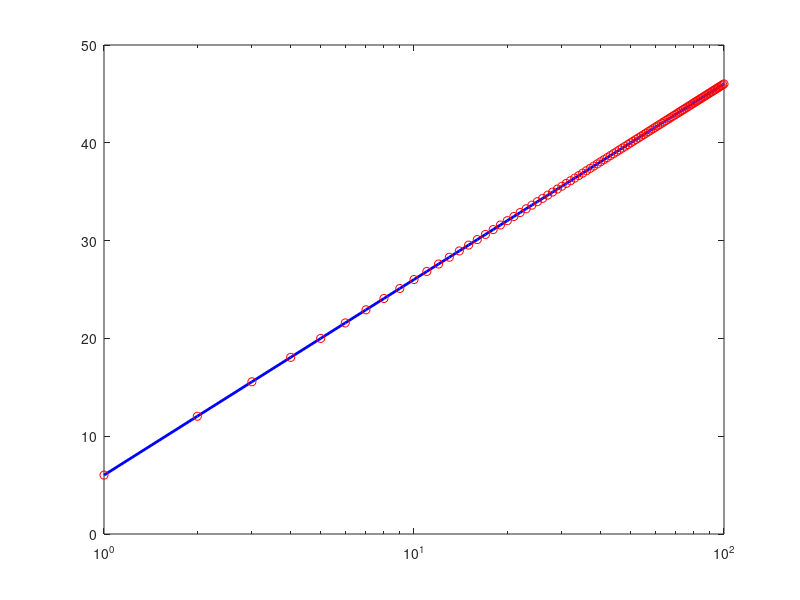
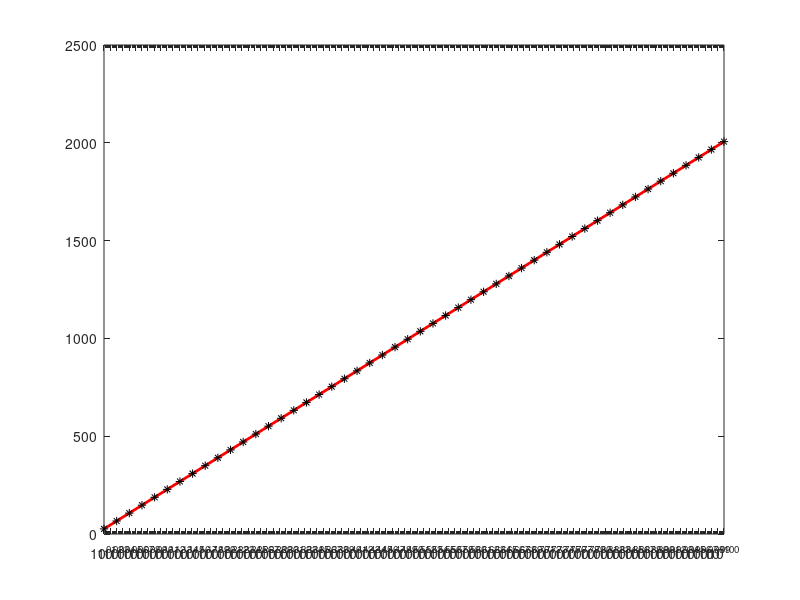

Recreate these plots in MATLAB, in order.
%{
3.12
Create an array of 100 input samples in the range 1 to 100 using the
linspace function, and plot the equation: y(x) = 20log_10(2x) on a semilogx
plot. Draw a solid blue line of width 2, and label each point with a red
circle. Now create an array of 100 input samples in the range 1 to 100
using the logspace function, and plot Equation (3.5) on a semilogx plot.
Draw a solid red line of width 2, and label each point with a black star.
How does the spacing of the points on the plot compare when using linspace
and logspace?
%}

x = linspace(1, 100);
y = 20*log10(2*x);
figure(1);
semilogx(x, y, 'b-', 'LineWidth', 2.0)
hold on;
semilogx(x, y, 'ro')
hold off;

x1 = logspace(1, 100);
y1 = 20*log10(2*x1);
figure(2);
semilogx(x1, y1, 'r-', 'LineWidth', 2.0)
hold on;
semilogx(x1, y1, 'k*')
hold off;

fprintf('The distribution of points is much better when for semilogx when using logspace\n');